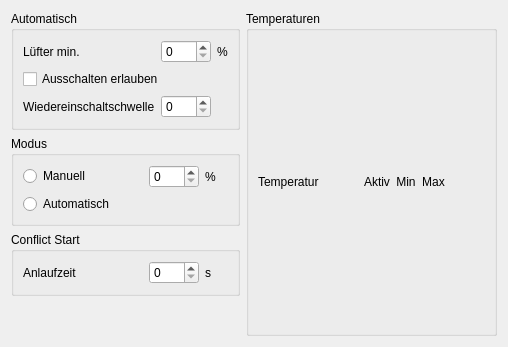
      <widget class="QWidget" name="tabKanal1">
       <attribute name="title">
        <string>Kanal 1</string>
       </attribute>
       <layout class="QGridLayout" name="gridLayout_11">
        <item row="1" column="0">
         <widget class="QGroupBox" name="kanal1ModusBox">
          <property name="title">
           <string>Modus</string>
          </property>
          <layout class="QGridLayout" name="gridLayout_13">
           <item row="0" column="0">
            <widget class="QRadioButton" name="kanal1Manuell">
             <property name="minimumSize">
              <size>
               <width>120</width>
               <height>0</height>
              </size>
             </property>
             <property name="maximumSize">
              <size>
               <width>16777215</width>
               <height>16777215</height>
              </size>
             </property>
             <property name="text">
              <string>Manuell</string>
             </property>
            </widget>
           </item>
           <item row="0" column="1">
            <widget class="QSpinBox" name="spinBox">
             <property name="minimumSize">
              <size>
               <width>50</width>
               <height>0</height>
              </size>
             </property>
            </widget>
           </item>
           <item row="1" column="0">
            <widget class="QRadioButton" name="kanal1Auto">
             <property name="text">
              <string>Automatisch</string>
             </property>
            </widget>
           </item>
           <item row="0" column="2">
            <widget class="QLabel" name="label_49">
             <property name="text">
              <string>%</string>
             </property>
            </widget>
           </item>
          </layout>
         </widget>
        </item>
        <item row="0" column="0">
         <widget class="QGroupBox" name="kanal1AutoBox">
          <property name="maximumSize">
           <size>
            <width>250</width>
            <height>16777215</height>
           </size>
          </property>
          <property name="title">
           <string>Automatisch</string>
          </property>
          <layout class="QGridLayout" name="gridLayout_14">
           <item row="0" column="0">
            <widget class="QLabel" name="label">
             <property name="text">
              <string>Lüfter min.</string>
             </property>
            </widget>
           </item>
           <item row="1" column="0" colspan="2">
            <widget class="QCheckBox" name="checkBox">
             <property name="layoutDirection">
              <enum>Qt::LeftToRight</enum>
             </property>
             <property name="text">
              <string>Ausschalten erlauben</string>
             </property>
            </widget>
           </item>
           <item row="0" column="1">
            <widget class="QSpinBox" name="kanal1LuefterMin"/>
           </item>
           <item row="2" column="1">
            <widget class="QSpinBox" name="kanal1Wiedereinschaltschwelle">
             <property name="minimumSize">
              <size>
               <width>50</width>
               <height>0</height>
              </size>
             </property>
            </widget>
           </item>
           <item row="2" column="0">
            <widget class="QLabel" name="label_2">
             <property name="minimumSize">
              <size>
               <width>120</width>
               <height>0</height>
              </size>
             </property>
             <property name="maximumSize">
              <size>
               <width>16777215</width>
               <height>16777215</height>
              </size>
             </property>
             <property name="text">
              <string>Wiedereinschaltschwelle</string>
             </property>
            </widget>
           </item>
           <item row="0" column="2">
            <widget class="QLabel" name="label_48">
             <property name="text">
              <string>%</string>
             </property>
            </widget>
           </item>
          </layout>
         </widget>
        </item>
        <item row="2" column="0">
         <widget class="QGroupBox" name="kanal1StartBox">
          <property name="title">
           <string>Conflict Start</string>
          </property>
          <layout class="QGridLayout" name="gridLayout_15">
           <item row="0" column="0">
            <widget class="QLabel" name="label_3">
             <property name="minimumSize">
              <size>
               <width>120</width>
               <height>0</height>
              </size>
             </property>
             <property name="text">
              <string>Anlaufzeit</string>
             </property>
            </widget>
           </item>
           <item row="0" column="1">
            <widget class="QSpinBox" name="kanal1Anlaufzeit">
             <property name="minimumSize">
              <size>
               <width>50</width>
               <height>0</height>
              </size>
             </property>
            </widget>
           </item>
           <item row="0" column="2">
            <widget class="QLabel" name="label_50">
             <property name="text">
              <string>s</string>
             </property>
            </widget>
           </item>
          </layout>
         </widget>
        </item>
        <item row="0" column="1" rowspan="4">
         <widget class="QGroupBox" name="kanal1TempBox">
          <property name="minimumSize">
           <size>
            <width>0</width>
            <height>0</height>
           </size>
          </property>
          <property name="maximumSize">
           <size>
            <width>16777215</width>
            <height>16777215</height>
           </size>
          </property>
          <property name="title">
           <string>Temperaturen</string>
          </property>
          <layout class="QGridLayout" name="kanal1TempBoxLayout">
           <item row="0" column="3">
            <widget class="QLabel" name="label_6">
             <property name="text">
              <string>Min</string>
             </property>
             <property name="alignment">
              <set>Qt::AlignCenter</set>
             </property>
            </widget>
           </item>
           <item row="0" column="2">
            <widget class="QLabel" name="label_5">
             <property name="text">
              <string>Aktiv</string>
             </property>
             <property name="alignment">
              <set>Qt::AlignLeading|Qt::AlignLeft|Qt::AlignVCenter</set>
             </property>
            </widget>
           </item>
           <item row="0" column="0" colspan="2">
            <widget class="QLabel" name="label_4">
             <property name="minimumSize">
              <size>
               <width>100</width>
               <height>0</height>
              </size>
             </property>
             <property name="text">
              <string>Temperatur</string>
             </property>
             <property name="alignment">
              <set>Qt::AlignLeading|Qt::AlignLeft|Qt::AlignVCenter</set>
             </property>
            </widget>
           </item>
           <item row="0" column="4">
            <widget class="QLabel" name="label_7">
             <property name="text">
              <string>Max</string>
             </property>
             <property name="alignment">
              <set>Qt::AlignCenter</set>
             </property>
            </widget>
           </item>
           <item row="0" column="5">
            <spacer name="horizontalSpacer">
             <property name="orientation">
              <enum>Qt::Horizontal</enum>
             </property>
             <property name="sizeHint" stdset="0">
              <size>
               <width>40</width>
               <height>20</height>
              </size>
             </property>
            </spacer>
           </item>
          </layout>
         </widget>
        </item>
        <item row="3" column="0">
         <spacer name="verticalSpacer_3">
          <property name="orientation">
           <enum>Qt::Vertical</enum>
          </property>
          <property name="sizeHint" stdset="0">
           <size>
            <width>20</width>
            <height>40</height>
           </size>
          </property>
         </spacer>
        </item>
       </layout>
      </widget>
